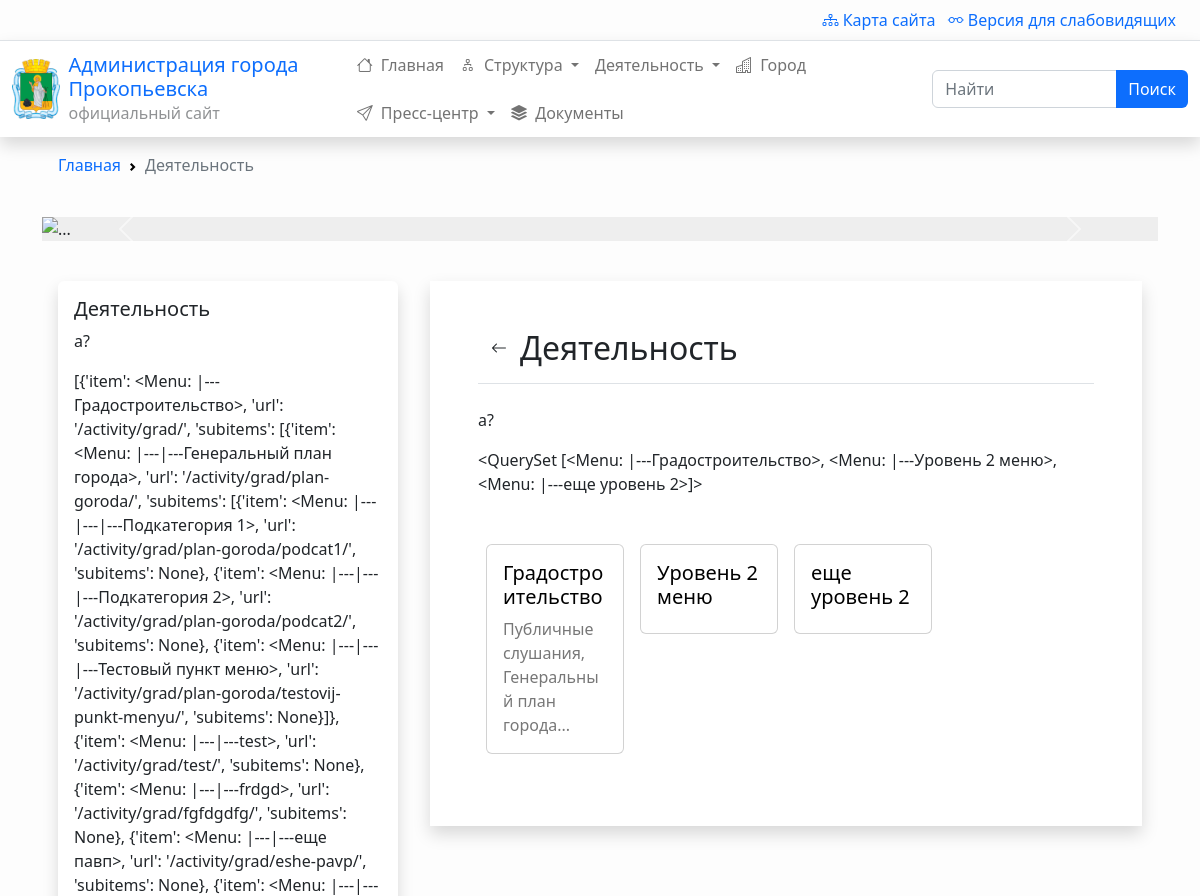
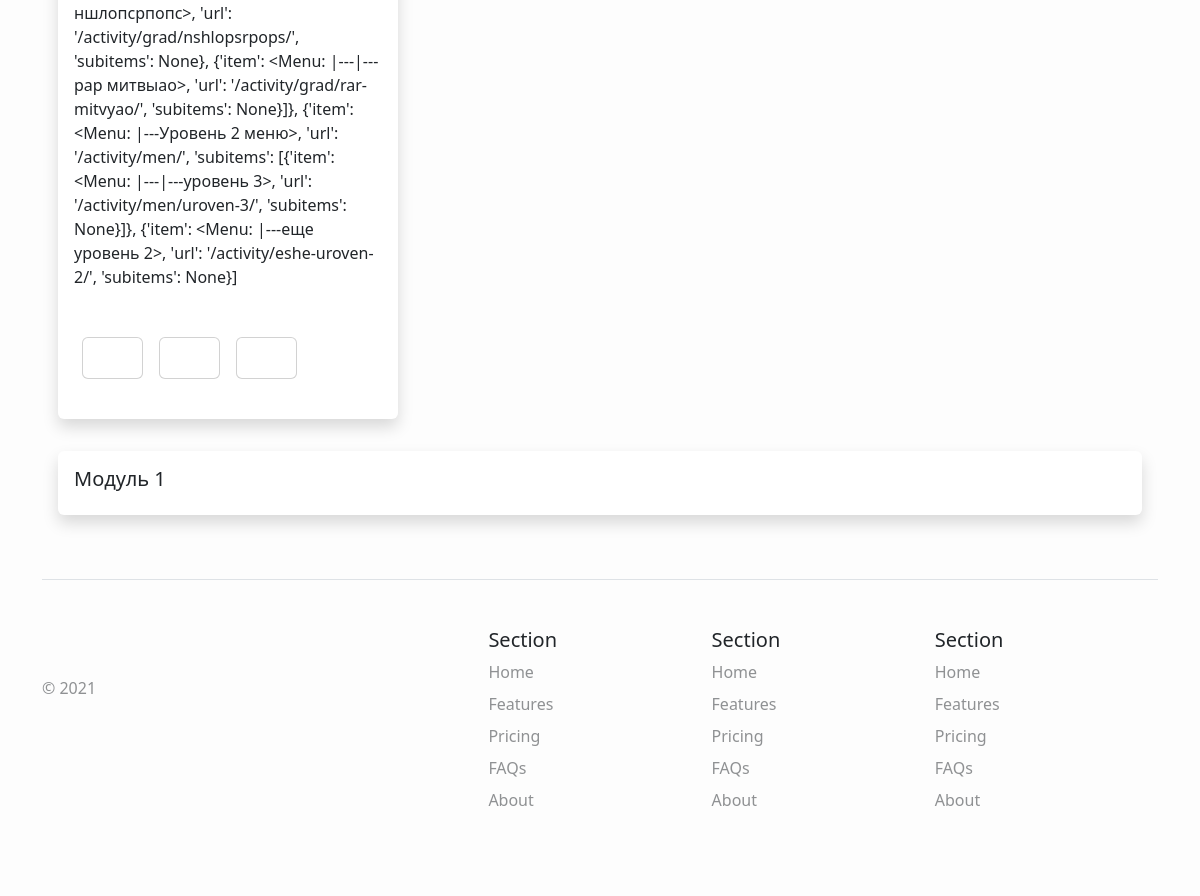
The page /activity/ on the database as committed earlier (2 pictures, top to bottom).
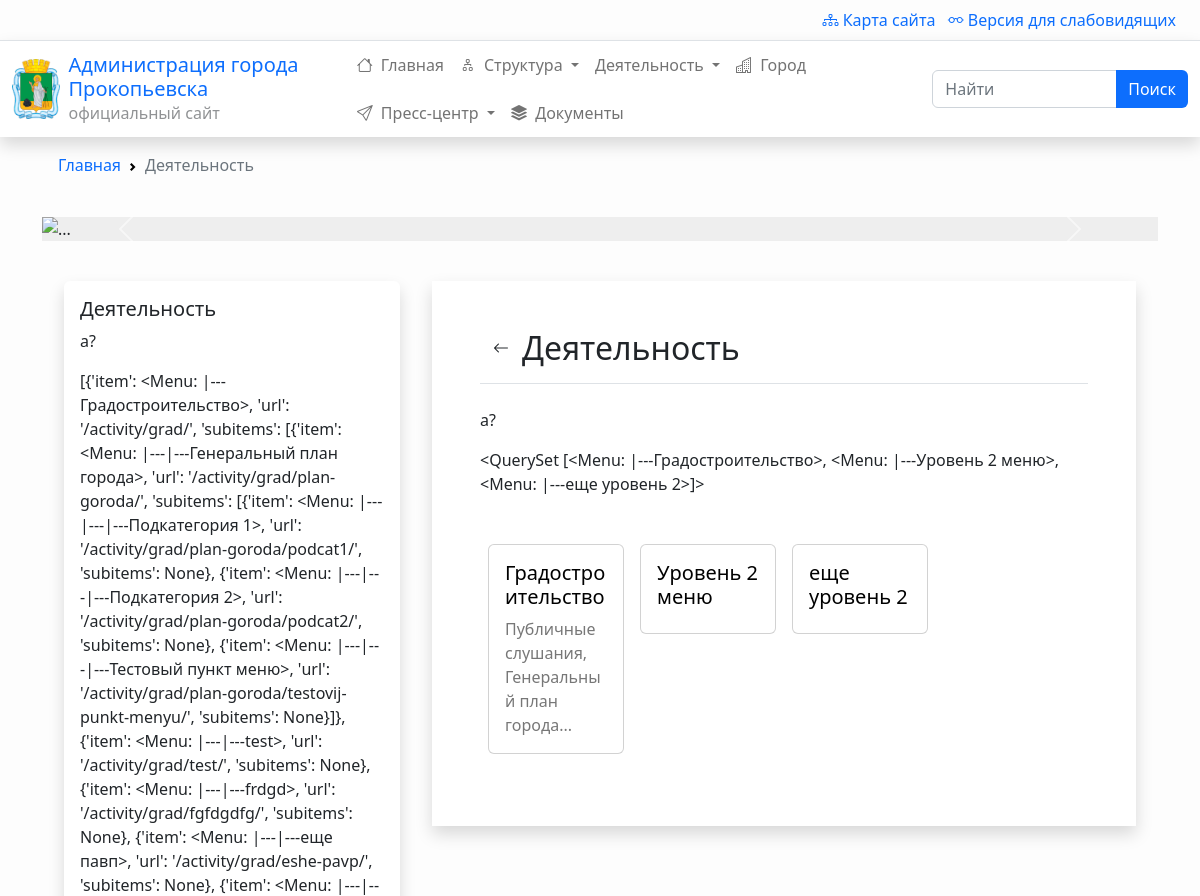
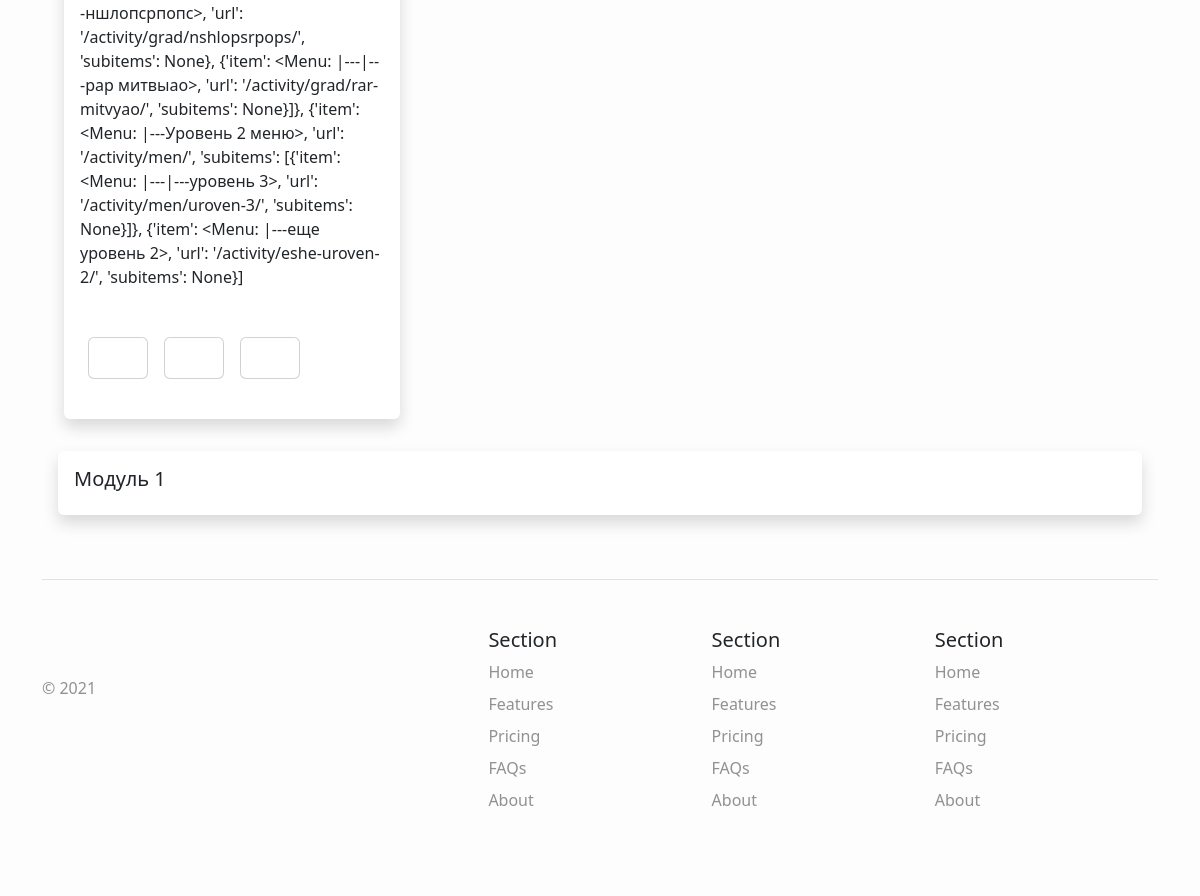
The same page on the database as committed later (2 pictures, top to bottom).
### app/views.py (the view)
# urls.py: path('', views.route, {'cat1':'home'}),
def route(request, *args, **kwargs):
    return menus_views.menus(request, *args, **kwargs)

### app/templatetags/render_breadcrumbs.py (called while the page is built)
@register.inclusion_tag('app/breadcrumbs.html')
def render_breadcrumbs(bc_items:dict):
    url_chain = ''
    breadcrumbs_items = {'Главная':''}
    breadcrumbs_items.update(bc_items)
    for key, value in breadcrumbs_items.items():
        url_chain += value + '/'
        breadcrumbs_items[key] = url_chain
    context = {
        'breadcrumbs_items' : breadcrumbs_items
    }
    return context

### content/models.py (called while the page is built)
    def published(self):
        return self.filter(published=True, published_at__lte=datetime.date.today())

    def get_page(self, page=None):
        paginator = Paginator(
            self.post_set.published().all(), content_settings.NUM_POSTS_ON_FEED_PAGE
        )
        return paginator.get_page(page)

### menus/models.py (called while the page is built)
    def published(self):
        return self.filter(published=True)

    def leveled_title(self):
        if self.level > 1:
            return '|---' * (self.level - 1) + self.title
        else:
            return self.title

    def __str__(self):
        return self.leveled_title()

### menus/templatetags/render_menubar.py (called while the page is built)
@register.inclusion_tag('menus/menubar.html')
def render_menubar(maxlevel=2):
    context = {}
    context['menu_tree'] = Menu.get_subitems(parent=None, maxlevel=maxlevel)
    return context

### content/templates/content/content.html (shortened to what this page needs)
{% extends 'menus/menus.html' %}

Rows that differ between the two databases and show on the page:
changed Section (number 1 of 2 on the later page): indents True → False (drawn)
